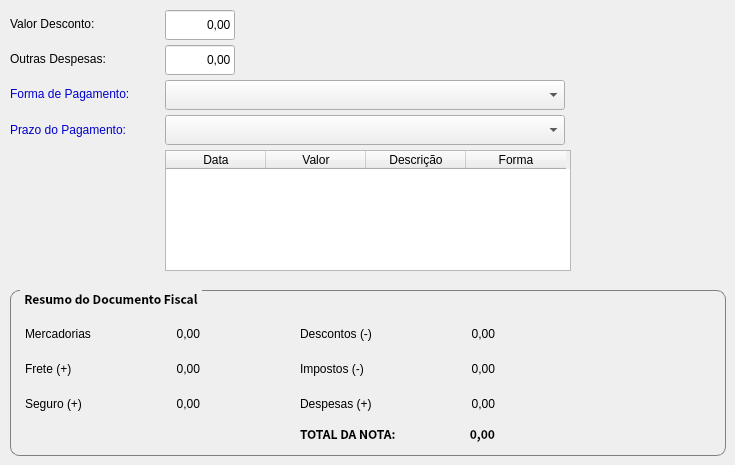
      <widget class="QWidget" name="tabTotais">
       <attribute name="title">
        <string>Totais</string>
       </attribute>
       <widget class="QLabel" name="label_42">
        <property name="geometry">
         <rect>
          <x>10</x>
          <y>15</y>
          <width>110</width>
          <height>17</height>
         </rect>
        </property>
        <property name="text">
         <string>Valor Desconto:</string>
        </property>
       </widget>
       <widget class="QLabel" name="label_43">
        <property name="geometry">
         <rect>
          <x>10</x>
          <y>50</y>
          <width>125</width>
          <height>17</height>
         </rect>
        </property>
        <property name="text">
         <string>Outras Despesas:</string>
        </property>
       </widget>
       <widget class="QLineEdit" name="txtValSeg_3">
        <property name="geometry">
         <rect>
          <x>165</x>
          <y>10</y>
          <width>70</width>
          <height>30</height>
         </rect>
        </property>
        <property name="text">
         <string>0,00</string>
        </property>
        <property name="alignment">
         <set>Qt::AlignRight|Qt::AlignTrailing|Qt::AlignVCenter</set>
        </property>
       </widget>
       <widget class="QLineEdit" name="txtValSeg_4">
        <property name="geometry">
         <rect>
          <x>165</x>
          <y>45</y>
          <width>70</width>
          <height>30</height>
         </rect>
        </property>
        <property name="text">
         <string>0,00</string>
        </property>
        <property name="alignment">
         <set>Qt::AlignRight|Qt::AlignTrailing|Qt::AlignVCenter</set>
        </property>
       </widget>
       <widget class="QGroupBox" name="groupBox">
        <property name="geometry">
         <rect>
          <x>10</x>
          <y>290</y>
          <width>716</width>
          <height>166</height>
         </rect>
        </property>
        <property name="font">
         <font>
          <family>Noto Sans CJK HK</family>
          <weight>75</weight>
          <bold>true</bold>
         </font>
        </property>
        <property name="styleSheet">
         <string notr="true">QGroupBox {
    border: 1px solid gray;
    border-radius: 9px;
    margin-top: 0.5em;
}

QGroupBox::title {
    subcontrol-origin: margin;
    left: 10px;
    padding: 0 3px 0 3px;
}</string>
        </property>
        <property name="title">
         <string>Resumo do Documento Fiscal</string>
        </property>
        <property name="flat">
         <bool>false</bool>
        </property>
        <widget class="QLabel" name="label_44">
         <property name="geometry">
          <rect>
           <x>15</x>
           <y>35</y>
           <width>105</width>
           <height>17</height>
          </rect>
         </property>
         <property name="text">
          <string>Mercadorias</string>
         </property>
        </widget>
        <widget class="QLabel" name="label_45">
         <property name="geometry">
          <rect>
           <x>15</x>
           <y>70</y>
           <width>105</width>
           <height>17</height>
          </rect>
         </property>
         <property name="text">
          <string>Frete (+)</string>
         </property>
        </widget>
        <widget class="QLabel" name="label_46">
         <property name="geometry">
          <rect>
           <x>15</x>
           <y>105</y>
           <width>105</width>
           <height>17</height>
          </rect>
         </property>
         <property name="text">
          <string>Seguro (+)</string>
         </property>
        </widget>
        <widget class="QLabel" name="label_47">
         <property name="geometry">
          <rect>
           <x>290</x>
           <y>35</y>
           <width>105</width>
           <height>17</height>
          </rect>
         </property>
         <property name="text">
          <string>Descontos (-)</string>
         </property>
        </widget>
        <widget class="QLabel" name="label_48">
         <property name="geometry">
          <rect>
           <x>290</x>
           <y>70</y>
           <width>105</width>
           <height>17</height>
          </rect>
         </property>
         <property name="text">
          <string>Impostos (-)</string>
         </property>
        </widget>
        <widget class="QLabel" name="label_49">
         <property name="geometry">
          <rect>
           <x>290</x>
           <y>105</y>
           <width>105</width>
           <height>17</height>
          </rect>
         </property>
         <property name="text">
          <string>Despesas (+)</string>
         </property>
        </widget>
        <widget class="QLabel" name="label_50">
         <property name="geometry">
          <rect>
           <x>290</x>
           <y>135</y>
           <width>105</width>
           <height>17</height>
          </rect>
         </property>
         <property name="font">
          <font>
           <family>Noto Sans CJK HK</family>
           <weight>75</weight>
           <bold>true</bold>
          </font>
         </property>
         <property name="text">
          <string>TOTAL DA NOTA:</string>
         </property>
        </widget>
        <widget class="QLabel" name="label_51">
         <property name="geometry">
          <rect>
           <x>120</x>
           <y>35</y>
           <width>70</width>
           <height>17</height>
          </rect>
         </property>
         <property name="text">
          <string>0,00</string>
         </property>
         <property name="alignment">
          <set>Qt::AlignRight|Qt::AlignTrailing|Qt::AlignVCenter</set>
         </property>
        </widget>
        <widget class="QLabel" name="label_52">
         <property name="geometry">
          <rect>
           <x>120</x>
           <y>70</y>
           <width>70</width>
           <height>17</height>
          </rect>
         </property>
         <property name="text">
          <string>0,00</string>
         </property>
         <property name="alignment">
          <set>Qt::AlignRight|Qt::AlignTrailing|Qt::AlignVCenter</set>
         </property>
        </widget>
        <widget class="QLabel" name="label_53">
         <property name="geometry">
          <rect>
           <x>120</x>
           <y>105</y>
           <width>70</width>
           <height>17</height>
          </rect>
         </property>
         <property name="text">
          <string>0,00</string>
         </property>
         <property name="alignment">
          <set>Qt::AlignRight|Qt::AlignTrailing|Qt::AlignVCenter</set>
         </property>
        </widget>
        <widget class="QLabel" name="label_54">
         <property name="geometry">
          <rect>
           <x>410</x>
           <y>35</y>
           <width>75</width>
           <height>17</height>
          </rect>
         </property>
         <property name="text">
          <string>0,00</string>
         </property>
         <property name="alignment">
          <set>Qt::AlignRight|Qt::AlignTrailing|Qt::AlignVCenter</set>
         </property>
        </widget>
        <widget class="QLabel" name="label_55">
         <property name="geometry">
          <rect>
           <x>410</x>
           <y>70</y>
           <width>75</width>
           <height>17</height>
          </rect>
         </property>
         <property name="text">
          <string>0,00</string>
         </property>
         <property name="alignment">
          <set>Qt::AlignRight|Qt::AlignTrailing|Qt::AlignVCenter</set>
         </property>
        </widget>
        <widget class="QLabel" name="label_56">
         <property name="geometry">
          <rect>
           <x>410</x>
           <y>105</y>
           <width>75</width>
           <height>17</height>
          </rect>
         </property>
         <property name="text">
          <string>0,00</string>
         </property>
         <property name="alignment">
          <set>Qt::AlignRight|Qt::AlignTrailing|Qt::AlignVCenter</set>
         </property>
        </widget>
        <widget class="QLabel" name="label_57">
         <property name="geometry">
          <rect>
           <x>410</x>
           <y>135</y>
           <width>75</width>
           <height>17</height>
          </rect>
         </property>
         <property name="font">
          <font>
           <family>Noto Sans CJK HK</family>
           <weight>75</weight>
           <bold>true</bold>
          </font>
         </property>
         <property name="text">
          <string>0,00</string>
         </property>
         <property name="alignment">
          <set>Qt::AlignRight|Qt::AlignTrailing|Qt::AlignVCenter</set>
         </property>
        </widget>
       </widget>
       <widget class="QLabel" name="label_58">
        <property name="geometry">
         <rect>
          <x>10</x>
          <y>85</y>
          <width>150</width>
          <height>17</height>
         </rect>
        </property>
        <property name="styleSheet">
         <string notr="true">color: rgb(0, 0, 205);</string>
        </property>
        <property name="text">
         <string>Forma de Pagamento:</string>
        </property>
       </widget>
       <widget class="QLabel" name="label_59">
        <property name="geometry">
         <rect>
          <x>10</x>
          <y>121</y>
          <width>145</width>
          <height>17</height>
         </rect>
        </property>
        <property name="styleSheet">
         <string notr="true">color: rgb(0, 0, 205);</string>
        </property>
        <property name="text">
         <string>Prazo do Pagamento:</string>
        </property>
       </widget>
       <widget class="QComboBox" name="comboBox_2">
        <property name="geometry">
         <rect>
          <x>165</x>
          <y>80</y>
          <width>400</width>
          <height>30</height>
         </rect>
        </property>
        <property name="editable">
         <bool>false</bool>
        </property>
       </widget>
       <widget class="QComboBox" name="comboBox_3">
        <property name="geometry">
         <rect>
          <x>165</x>
          <y>115</y>
          <width>400</width>
          <height>30</height>
         </rect>
        </property>
        <property name="editable">
         <bool>false</bool>
        </property>
       </widget>
       <widget class="QTableWidget" name="tableWidget_2">
        <property name="geometry">
         <rect>
          <x>165</x>
          <y>150</y>
          <width>406</width>
          <height>121</height>
         </rect>
        </property>
        <column>
         <property name="text">
          <string>Data</string>
         </property>
        </column>
        <column>
         <property name="text">
          <string>Valor</string>
         </property>
        </column>
        <column>
         <property name="text">
          <string>Descrição</string>
         </property>
        </column>
        <column>
         <property name="text">
          <string>Forma</string>
         </property>
        </column>
       </widget>
      </widget>
